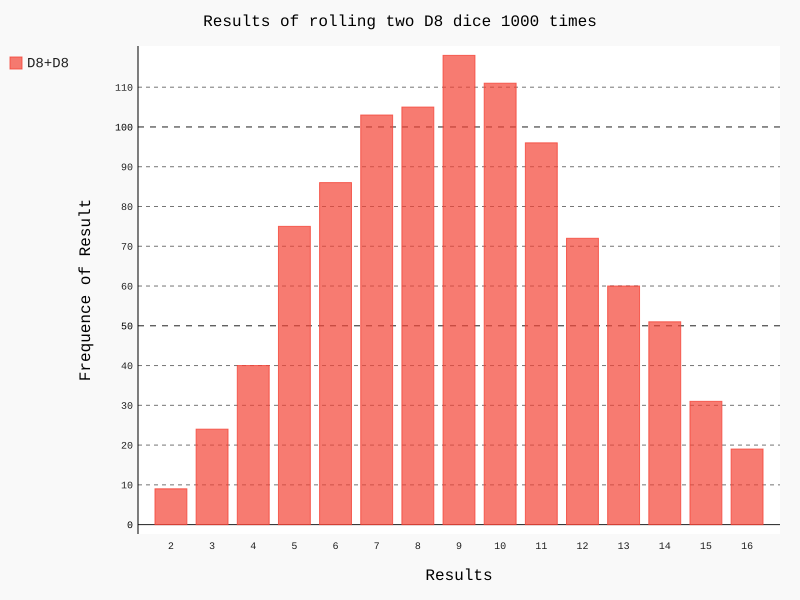

Recreate this plot in Python.
__author__ = 'Administrator'
#! /usr/bin/python<br> # -*- coding: utf8 -*-

from die import Die
import pygal
#创建一个骰子
die_1 = Die(num_sizes=8)
die_2 = Die(num_sizes=8)
#掷几次骰子， 并将结果储存在一个列表中

'''
results = []
for roll_num in range(10000):
    result = die_1.roll()+die_2.roll()
    results.append(result)
'''
results = [die_1.roll()+die_2.roll() for roll_num in range(1000)]
# print(results)

#分析结果
'''
frequences = []


for value in range(2,max_results+1):
    frequence = results.count(value)
    frequences.append(frequence)
'''
max_results = die_1.num_sides + die_2.num_sides
frequences = [results.count(value) for value in range(2,max_results+1)]
#对结果进行可视化
hist = pygal.Bar()

hist.title = 'Results of rolling two D8 dice 1000 times'
# hist.x_labels = ['2','3','4','5','6','7','8','9','10','11','12']
hist.x_labels = range(2,max_results+1)
hist.x_title = 'Results'
hist.y_title = 'Frequence of Result'
hist.add('D8+D8', frequences)
hist.render_to_file('2D8_visual.svg')
